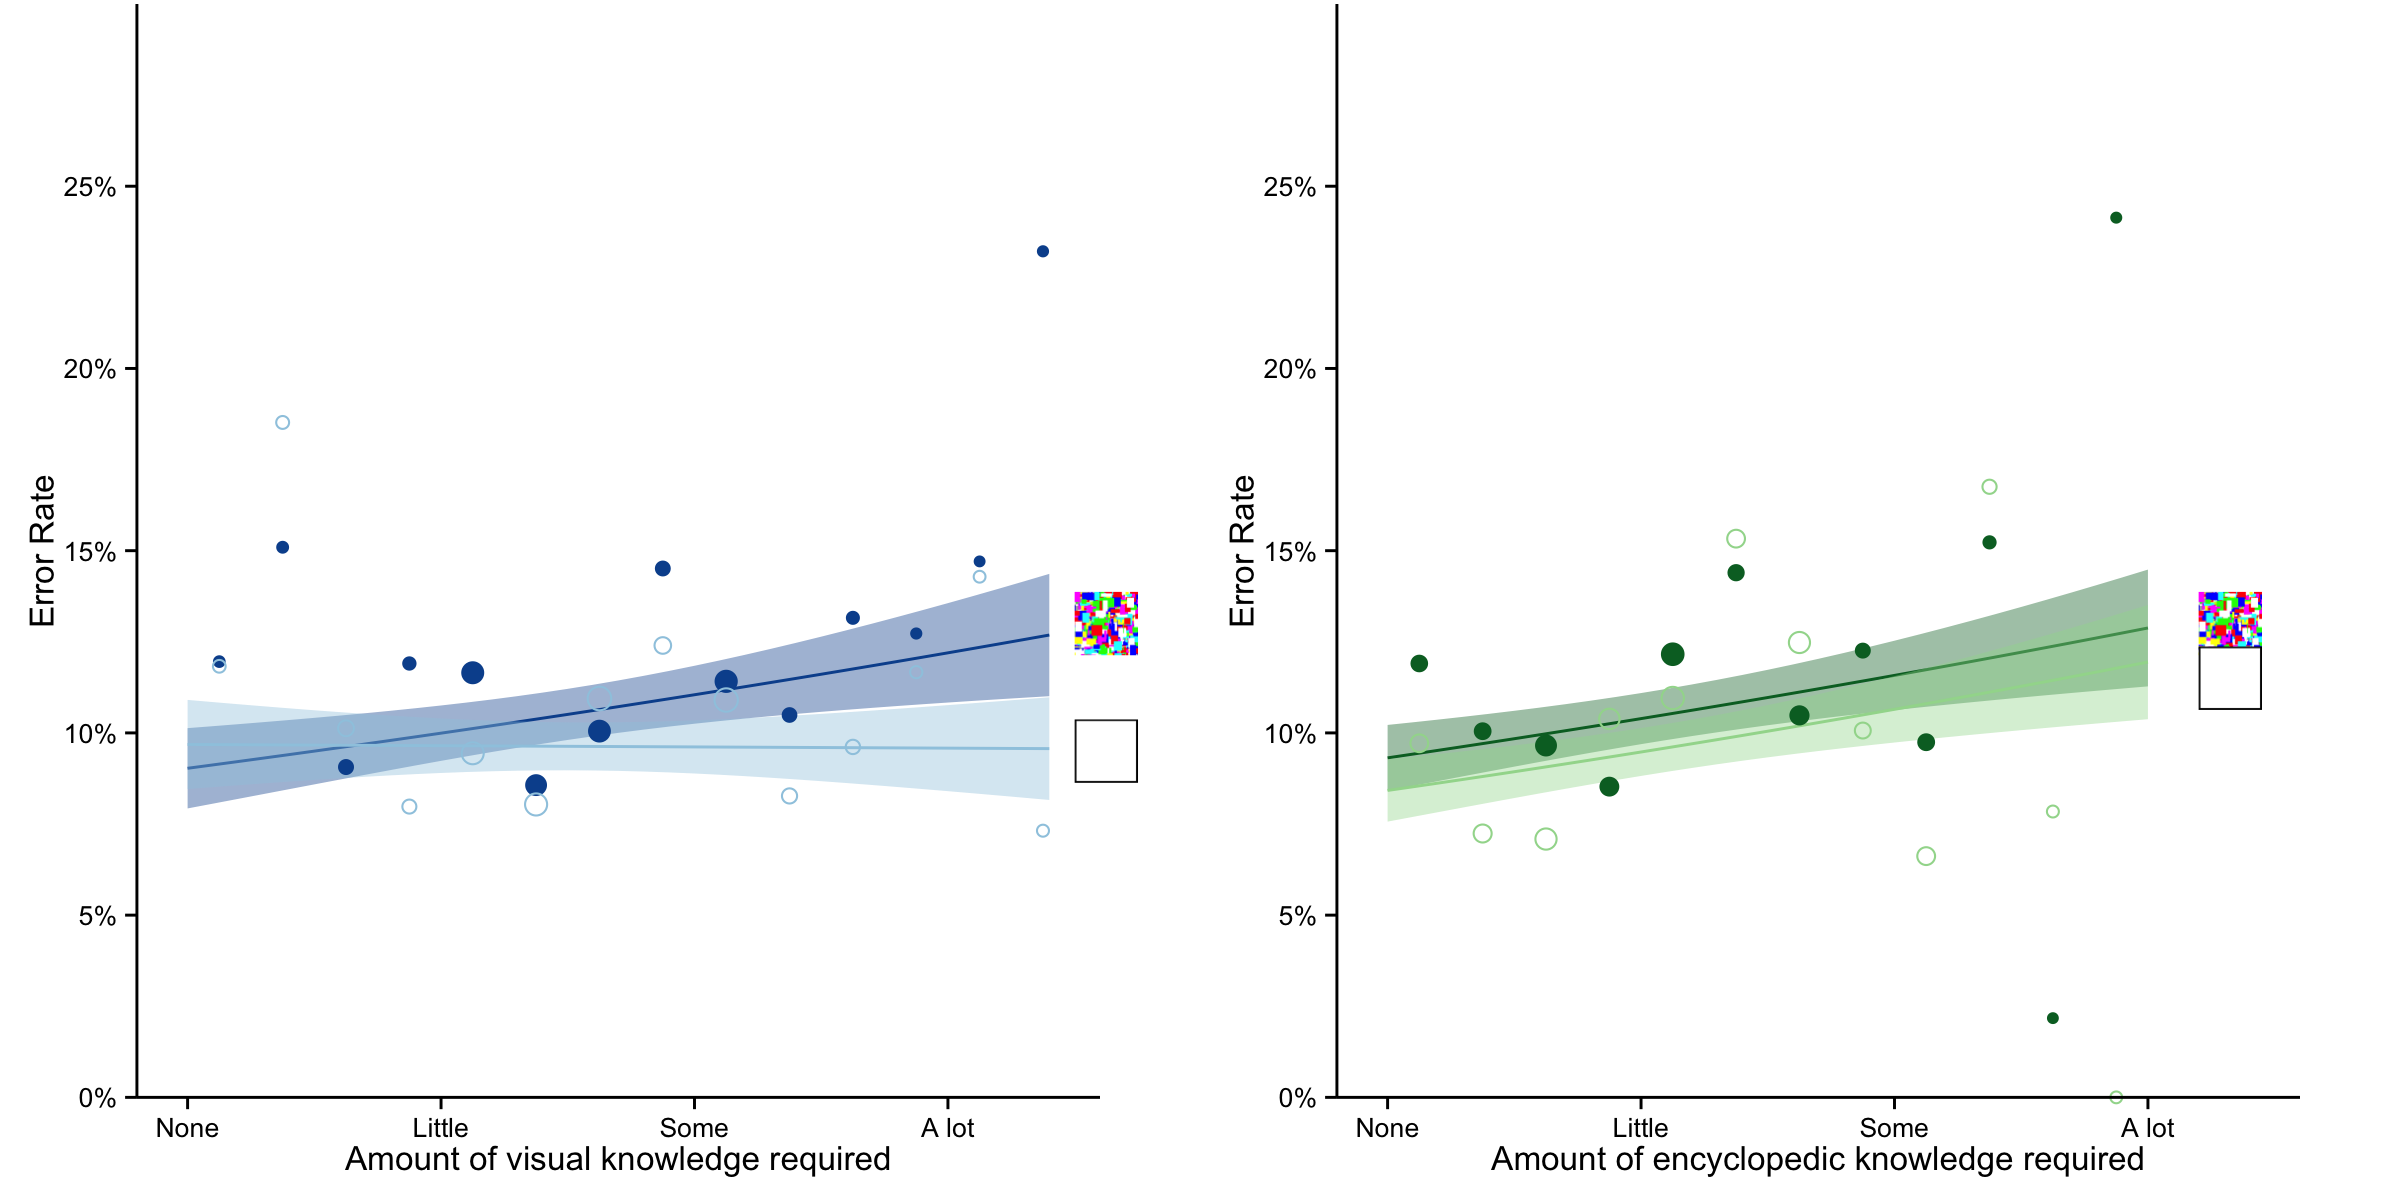

This chart was generated by the following R code:
source("models/cue_first/amount_of_knowledge__accuracy_for_plot.R")

# check global flag
if (!exists("SAVE_AS")) {
  SAVE_AS <- TRUE
}

# ------------------------------------------------------------------------------
# Get the model estimates
library(AICcmodavg)

# get the x predictions
expand_points <- function(rating_range, name) {
  points <- expand.grid(
    tmp = seq(rating_range[1], rating_range[2], by = 0.1),
    mask_c = c(-0.5, 0.5)
  )
  mask_map <- data.frame(mask_type = c("nomask", "mask"), mask_c = c(-0.5, 0.5))
  points <- left_join(points, mask_map)
  plyr::rename(points, c("tmp" = name))
}

# get the y predictions (and merge with x)
predict_and_merge <- function(mod, newdata, type) {
  yvals <- predictSE(mod, newdata, se.fit = TRUE) %>%
    as.data.frame() %>% select(rate = fit, se = se.fit)
  
  common_name <- c("rating")
  names(common_name) <- type
  plyr::rename(newdata, common_name) %>%
    cbind(., yvals) %>%
    mutate(type = type)
}

imagery_range <- range(cue_first$imagery_mean)
imagery_points <- expand_points(imagery_range, "imagery_mean")
imagery_values <- predict_and_merge(imagery_error_mod, imagery_points, "imagery_mean")

facts_range <- range(cue_first$facts_mean)
facts_points <- expand_points(facts_range, "facts_mean")
facts_values <- predict_and_merge(facts_error_mod, facts_points, "facts_mean")

facet_values <- rbind_list(imagery_values, facts_values)

# ------------------------------------------------------------------------------
# Summarize ratings by question

imagery_means <- cue_first %>% 
  group_by(imagery_mean = cut(imagery_mean, breaks = seq(0, 3.5, by = 0.25),
                              labels = seq(0.125, 3.375, by = 0.25), right = FALSE), 
           mask_type) %>%
  summarize(
    obs = n(),
    rate = mean(is_error, na.rm = TRUE)
  ) %>% ungroup() %>%
  mutate(
    rating = as.numeric(levels(imagery_mean))[imagery_mean],
    mask_type = factor(mask_type, levels = c("nomask", "mask")),
    type = "imagery_mean"
  ) %>% select(-imagery_mean)

facts_means <- cue_first %>% 
  group_by(facts_mean = cut(facts_mean, breaks = seq(0, 3, by = 0.25),
                            labels = seq(0.125, 2.875, by = 0.25), right = FALSE), 
           mask_type) %>%
  summarize(
    obs = n(),
    rate = mean(is_error, na.rm = TRUE)
  ) %>% ungroup() %>%
  mutate(
    rating = as.numeric(levels(facts_mean))[facts_mean],
    mask_type = factor(mask_type, levels = c("nomask", "mask")),
    type = "facts_mean"
  ) %>% select(-facts_mean)

# hack in missing values
facts_means[is.na(facts_means$rating), "rating"] <- 2.875

# question_means <- rbind_list(imagery_means, facts_means)

# ------------------------------------------------------------------------------
# Get factors in right order

facet_values$type <- factor(facet_values$type, levels = c("imagery_mean", "facts_mean"))
# question_means$type <- factor(question_means$type, levels = c("imagery_mean", "facts_mean"))

# ------------------------------------------------------------------------------
# Prepare icons
source("plots/axis-icons.R")

icon_width <- 0.25

# ------------------------------------------------------------------------------
# Load color scheme.
source("plots/colorscheme.R")

# ------------------------------------------------------------------------------
# Get the function that will make the plot
source("plots/linegraph.R")

# ------------------------------------------------------------------------------
# Draw plots
factual_plot <- function() {
  linegraph(facts_values, facts_means,
            "Amount of encyclopedic knowledge required",
            icon_interference_y = 0.0,
            icon_blank_y = 0.08,
            icon_x = 3.2,
            color_scheme = facts_color_scheme)
}

imagery_plot <- function() {
  linegraph(imagery_values, imagery_means,
            "Amount of visual knowledge required",
            icon_interference_y = 0.07,
            icon_blank_y = -0.11,
            icon_x = 3.5,
            color_scheme = imagery_color_scheme)
}

factual_gg <- factual_plot()
factual_gt <- turn_off_clipping(factual_gg)

imagery_gg <- imagery_plot()
imagery_gt <- turn_off_clipping(imagery_gg)

grid.draw(factual_gt)
grid.draw(imagery_gt)


# ------------------------------------------------------------------------------
# png

if (SAVE_AS == TRUE) {
  png("plots/cue_first/amount_of_knowledge__accuracy_imagery.png",
      width = 6, height = 6, units = "in", res = 200)
  grid.draw(imagery_gt)
  dev.off()
  
  png("plots/cue_first/amount_of_knowledge__accuracy_encyclopedic.png",
      width = 6, height = 6, units = "in", res = 200)
  grid.draw(factual_gt)
  dev.off()
  
  png("plots/cue_first/amount_of_knowledge__accuracy.png",
      width = 12, height = 6, units = "in", res = 200)
  grid.arrange(imagery_gt, factual_gt, nrow = 1)
  dev.off()
}